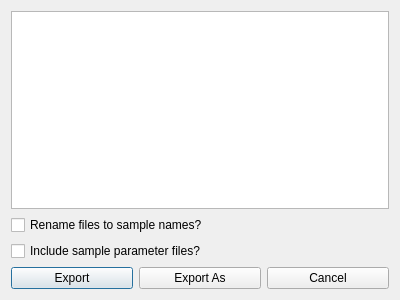
<?xml version="1.0" encoding="UTF-8"?>
<ui version="4.0">
 <class>Dialog</class>
 <widget class="QDialog" name="Dialog">
  <property name="geometry">
   <rect>
    <x>0</x>
    <y>0</y>
    <width>400</width>
    <height>300</height>
   </rect>
  </property>
  <property name="windowTitle">
   <string>Export</string>
  </property>
  <layout class="QVBoxLayout" name="verticalLayout">
   <item>
    <widget class="QListWidget" name="filesList"/>
   </item>
   <item>
    <widget class="QCheckBox" name="renameCheckBox">
     <property name="text">
      <string>Rename files to sample names?</string>
     </property>
    </widget>
   </item>
   <item>
    <widget class="QCheckBox" name="includeParamsCheckBox">
     <property name="text">
      <string>Include sample parameter files?</string>
     </property>
    </widget>
   </item>
   <item>
    <layout class="QHBoxLayout" name="horizontalLayout">
     <item>
      <widget class="QPushButton" name="exportButton">
       <property name="text">
        <string>Export</string>
       </property>
      </widget>
     </item>
     <item>
      <widget class="QPushButton" name="exportAsButton">
       <property name="text">
        <string>Export As</string>
       </property>
      </widget>
     </item>
     <item>
      <widget class="QPushButton" name="cancelButton">
       <property name="text">
        <string>Cancel</string>
       </property>
      </widget>
     </item>
    </layout>
   </item>
  </layout>
 </widget>
 <resources/>
 <connections/>
</ui>
